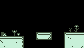

Tiled map render using the project's own tile images. Description and the whole map definition, tile-layer contents included, below:
An orthogonal 21x12 tile map with 4x4 px tiles, 4 tile layers (background, platforms, switchBoard, spawn), 3 tilesets.

<map version="1.2" tiledversion="1.3.5" orientation="orthogonal" renderorder="right-down" width="21" height="12" tilewidth="4" tileheight="4" infinite="0" nextlayerid="11" nextobjectid="1">
 <tileset firstgid="1" source="Tilesets/Tileset1.tsx" />
 <tileset firstgid="101" source="Tilesets/spawnSprites.tsx" />
 <tileset firstgid="111" source="Tilesets/switchBlocks.tsx" />
 <layer id="1" name="background" width="21" height="12">
  <data encoding="csv">
0,0,0,0,0,0,0,0,0,0,0,0,0,0,0,0,0,0,0,0,0,
0,0,0,0,0,0,0,0,0,0,0,0,0,0,0,0,0,0,0,0,0,
0,0,0,0,0,0,0,0,0,0,0,0,0,0,0,0,0,0,0,0,0,
0,0,0,0,0,0,0,0,0,0,0,0,0,0,0,0,0,0,0,0,0,
0,0,0,0,0,0,0,0,0,0,0,0,0,0,0,0,0,0,0,0,0,
0,0,0,0,0,0,0,0,0,0,0,0,0,0,0,0,0,0,0,0,0,
0,0,0,0,0,0,0,0,0,0,0,0,0,0,0,0,0,0,19,20,0,
0,0,0,17,18,0,0,0,0,0,0,0,0,0,0,0,0,4,29,30,0,
14,15,0,27,9,0,0,0,0,0,0,0,0,0,0,0,12,12,12,12,0,
0,0,0,0,0,0,0,0,0,0,0,0,0,0,0,0,0,92,12,12,12,
98,12,12,12,94,0,0,0,0,0,0,0,0,0,0,0,0,12,12,12,12,
12,94,12,12,12,0,0,0,0,0,0,0,0,0,0,0,0,12,94,12,97
</data>
 </layer>
 <layer id="2" name="platforms" width="21" height="12">
  <properties>
   <property name="Collidable" type="bool" value="true" />
  </properties>
  <data encoding="csv">
0,0,0,0,0,0,0,0,0,0,0,0,0,0,0,0,0,0,0,0,0,
0,0,0,0,0,0,0,0,0,0,0,0,0,0,0,0,0,0,0,0,0,
0,0,0,0,0,0,0,0,0,0,0,0,0,0,0,0,0,0,0,0,0,
0,0,0,0,0,0,0,0,0,0,0,0,0,0,0,0,0,0,0,0,0,
0,0,0,0,0,0,0,0,0,0,0,0,0,0,0,0,0,0,0,0,0,
0,0,0,0,0,0,0,0,0,0,0,0,0,0,0,0,0,0,0,0,0,
0,0,0,0,0,0,0,0,0,0,0,0,0,0,0,0,0,0,0,0,0,
0,0,0,0,0,0,0,0,0,0,0,0,0,0,0,0,0,0,0,0,0,
0,0,0,0,0,0,0,0,0,1,2,2,3,0,0,0,1,2,2,2,2,
2,2,2,2,2,3,0,0,0,21,22,22,23,0,0,0,11,0,0,0,0,
0,0,0,0,0,13,0,0,0,0,0,0,0,0,0,0,11,0,0,0,0,
0,0,0,0,0,13,0,0,0,0,0,0,0,0,0,0,11,0,0,0,0
</data>
 </layer>
 <layer id="8" name="switchBoard" width="21" height="12">
  <properties>
   <property name="switchBlock" type="bool" value="true" />
   <property name="switchDelay" type="float" value="2" />
  </properties>
  <data encoding="csv">
0,0,0,0,0,0,0,0,0,0,0,0,0,0,0,0,0,0,0,0,0,
0,0,0,0,0,0,0,0,0,0,0,0,0,0,0,0,0,0,0,0,0,
0,0,0,0,0,0,0,0,0,0,0,0,0,0,0,0,0,0,0,0,0,
0,0,0,0,0,0,0,0,0,0,0,0,0,0,0,0,0,0,0,0,0,
0,0,0,0,0,0,0,0,0,0,0,0,0,0,0,0,0,0,0,0,0,
0,0,0,0,0,0,0,0,0,0,0,0,0,0,0,0,0,0,0,0,0,
0,0,0,0,0,0,0,0,0,0,0,0,0,0,0,0,0,0,0,0,0,
0,0,0,0,0,0,0,0,0,0,0,0,0,0,0,0,0,0,0,0,0,
0,0,0,0,0,0,0,0,0,0,0,0,0,0,0,0,0,0,0,0,0,
0,0,0,0,0,0,0,0,0,0,0,0,0,0,0,0,0,0,0,0,0,
0,0,0,0,0,0,0,0,0,0,0,0,0,0,0,0,0,0,0,0,0,
0,0,0,0,0,0,0,0,0,0,0,0,0,0,0,0,0,0,0,0,0
</data>
 </layer>
 <layer id="10" name="spawn" width="21" height="12">
  <properties>
   <property name="spawn" type="bool" value="true" />
  </properties>
  <data encoding="csv">
0,0,0,0,0,0,0,0,0,0,0,0,0,0,0,0,0,0,0,0,0,
0,0,0,0,0,0,0,0,0,0,0,0,0,0,0,0,0,0,0,0,0,
0,0,0,0,0,0,0,0,0,0,0,0,0,0,0,0,0,0,0,0,0,
0,0,0,0,0,0,0,0,0,0,0,0,0,0,0,0,0,0,0,0,0,
0,0,0,0,0,0,0,0,0,0,0,0,0,0,0,0,0,0,0,0,0,
0,0,0,0,0,0,0,0,0,0,0,0,0,0,0,0,0,0,0,0,0,
0,0,0,0,0,0,0,0,0,0,0,0,0,0,0,0,0,0,0,0,0,
0,0,0,0,0,0,0,0,0,0,0,0,0,0,0,0,0,0,0,0,0,
101,0,0,0,0,0,0,0,0,0,0,0,0,0,0,0,0,0,0,0,0,
0,0,0,0,0,0,0,0,0,0,0,0,0,0,0,0,0,0,0,0,0,
0,0,0,0,0,0,0,0,0,0,0,0,0,0,0,0,0,0,0,0,0,
0,0,0,0,0,0,0,0,0,0,0,0,0,0,0,0,0,0,0,0,0
</data>
 </layer>
</map>
